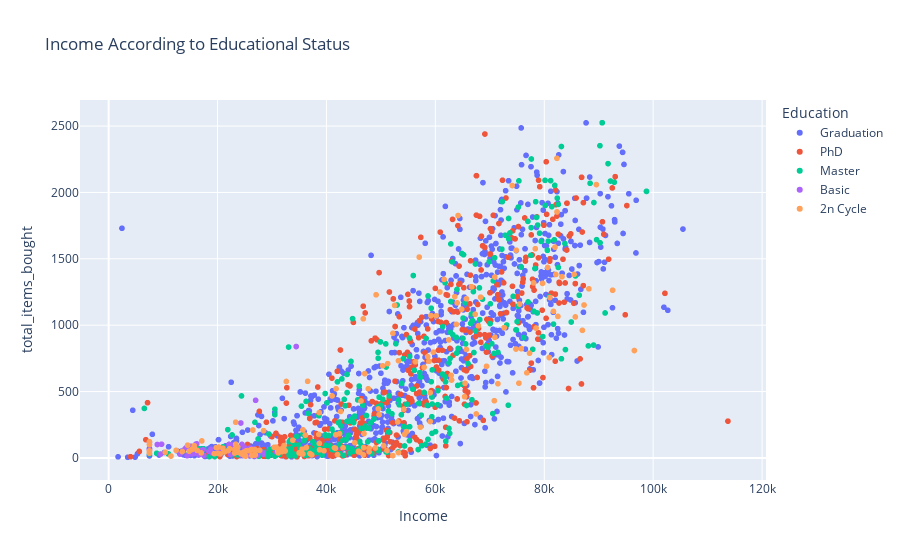

This figure's notebook cell:
### Code cell
px.scatter(market,
           x='Income',
           y='total_items_bought',
           color='Education',
           title='Income According to Educational Status', )

### Figure 1 — Plotly figure (JSON) as saved in the notebook; plotly's stock layout.template omitted (floating-point values rounded to 4 significant figures; data arrays with more than 128 entries replaced by an {"elided": "..."} marker saying what was removed)
{"data": [{"hovertemplate": "Education=Graduation<br>Income=%{x}<br>total_items_bought=%{y}<extra></extra>", "legendgroup": "Graduation", "marker": {"color": "#636efa", "symbol": "circle"}, "mode": "markers", "name": "Graduation", "showlegend": true, "type": "scattergl", "x": {"elided": "1113 float values"}, "xaxis": "x", "y": {"elided": "1113 int values"}, "yaxis": "y"}, {"hovertemplate": "Education=PhD<br>Income=%{x}<br>total_items_bought=%{y}<extra></extra>", "legendgroup": "PhD", "marker": {"color": "#EF553B", "symbol": "circle"}, "mode": "markers", "name": "PhD", "showlegend": true, "type": "scattergl", "x": {"elided": "476 float values"}, "xaxis": "x", "y": {"elided": "476 int values"}, "yaxis": "y"}, {"hovertemplate": "Education=Master<br>Income=%{x}<br>total_items_bought=%{y}<extra></extra>", "legendgroup": "Master", "marker": {"color": "#00cc96", "symbol": "circle"}, "mode": "markers", "name": "Master", "showlegend": true, "type": "scattergl", "x": {"elided": "364 float values"}, "xaxis": "x", "y": {"elided": "364 int values"}, "yaxis": "y"}, {"hovertemplate": "Education=Basic<br>Income=%{x}<br>total_items_bought=%{y}<extra></extra>", "legendgroup": "Basic", "marker": {"color": "#ab63fa", "symbol": "circle"}, "mode": "markers", "name": "Basic", "showlegend": true, "type": "scattergl", "x": [7500.0, 24590.0, 9548.0, 28250.0, 24880.0, 24480.0, 27190.0, 24280.0, 30800.0, 18980.0, 25960.0, 21060.0, 13080.0, 17490.0, 20420.0, 26870.0, 25440.0, 14910.0, 15040.0, 22630.0, 16580.0, 14420.0, 23720.0, 15060.0, 8940.0, 25710.0, 7500.0, 27000.0, 18390.0, 24370.0, 17260.0, 22630.0, 13720.0, 24590.0, 15860.0, 9722.0, 18750.0, 23530.0, 28390.0, 16010.0, 28250.0, 20190.0, 24880.0, 34440.0, 22120.0, 22390.0, 14190.0, 20420.0, 16000.0, 15250.0, 26490.0, 25220.0, 16180.0, 14920.0], "xaxis": "x", "y": [61, 29, 29, 43, 80, 102, 18, 263, 45, 37, 74, 59, 29, 18, 57, 14, 32, 66, 80, 96, 24, 16, 75, 88, 101, 21, 119, 434, 50, 24, 62, 96, 58, 29, 36, 103, 64, 54, 28, 38, 43, 47, 80, 839, 102, 26, 75, 57, 103, 29, 69, 46, 106, 43], "yaxis": "y"}, {"hovertemplate": "Education=2n Cycle<br>Income=%{x}<br>total_items_bought=%{y}<extra></extra>", "legendgroup": "2n Cycle", "marker": {"color": "#FFA15A", "symbol": "circle"}, "mode": "markers", "name": "2n Cycle", "showlegend": true, "type": "scattergl", "x": {"elided": "198 float values"}, "xaxis": "x", "y": {"elided": "198 int values"}, "yaxis": "y"}], "layout": {"legend": {"title": {"text": "Education"}, "tracegroupgap": 0}, "title": {"text": "Income According to Educational Status"}, "xaxis": {"anchor": "y", "domain": [0, 1], "title": {"text": "Income"}}, "yaxis": {"anchor": "x", "domain": [0, 1], "title": {"text": "total_items_bought"}}}}
